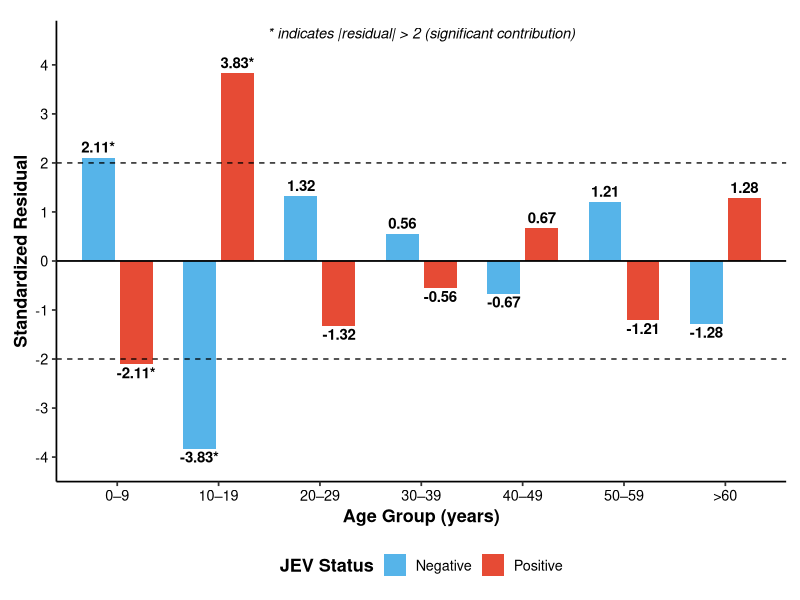

Write R code to recreate this figure.
#===============================================================================
# STANDARDIZED RESIDUAL PLOT 
#===============================================================================

library(ggplot2)
library(dplyr)
library(tidyr)

#-------------------------------------------------------------------------------
# 1. DATA
#-------------------------------------------------------------------------------

overall <- matrix(
  c(
    499, 54,   # 0–9
    232, 55,   # 10–19
    271, 30,   # 20–29
    222, 28,   # 30–39
    196, 31,   # 40–49
    179, 19,   # 50–59
    194, 34    # >60
  ),
  nrow = 7,
  byrow = TRUE
)

rownames(overall) <- c(
  "0–9", "10–19", "20–29", "30–39",
  "40–49", "50–59", ">60"
)

colnames(overall) <- c(
  "JEV Negative",
  "JEV Positive"
)

#-------------------------------------------------------------------------------
# 2. STANDARDIZED RESIDUALS
#-------------------------------------------------------------------------------

chi_age <- chisq.test(
  overall,
  correct = FALSE
)

residual_df <- data.frame(
  Age_Group = rownames(overall),
  Negative = chi_age$stdres[, "JEV Negative"],
  Positive = chi_age$stdres[, "JEV Positive"]
)

#-------------------------------------------------------------------------------
# 3. LONG FORMAT
#-------------------------------------------------------------------------------

plot_data <- residual_df %>%
  pivot_longer(
    cols = c(Negative, Positive),
    names_to = "JEV_Status",
    values_to = "Residual"
  )

plot_data$JEV_Status <- factor(
  plot_data$JEV_Status,
  levels = c("Negative", "Positive")
)

plot_data$Age_Group <- factor(
  plot_data$Age_Group,
  levels = c(
    "0–9", "10–19", "20–29", "30–39",
    "40–49", "50–59", ">60"
  )
)

#-------------------------------------------------------------------------------
# 4. LABELS
#-------------------------------------------------------------------------------

plot_data$Label <- sprintf(
  "%.2f",
  plot_data$Residual
)

plot_data$Label <- ifelse(
  abs(plot_data$Residual) > 2,
  paste0(plot_data$Label, "*"),
  plot_data$Label
)

#-------------------------------------------------------------------------------
# 5. PLOT
#-------------------------------------------------------------------------------

p <- ggplot(
  plot_data,
  aes(
    x = Age_Group,
    y = Residual,
    fill = JEV_Status
  )
) +
  
  geom_col(
    position = position_dodge(width = 0.75),
    width = 0.65
  ) +
  
  # Zero line
  geom_hline(
    yintercept = 0,
    linewidth = 0.6
  ) +
  
  # Significance limits
  geom_hline(
    yintercept = c(-2, 2),
    linetype = "dashed",
    linewidth = 0.45
  ) +
  
  # Residual values
  geom_text(
    aes(
      label = Label,
      vjust = ifelse(
        Residual >= 0,
        -0.45,
        1.25
      )
    ),
    position = position_dodge(width = 0.75),
    size = 3.8,
    fontface = "bold"
  ) +
  
  scale_fill_manual(
    values = c(
      "Negative" = "#56B4E9",
      "Positive" = "#E64B35"
    )
  ) +
  
  scale_y_continuous(
    limits = c(-4.5, 4.9),
    breaks = seq(-4, 4, 1),
    expand = c(0, 0)
  ) +
  
  labs(
    x = "Age Group (years)",
    y = "Standardized Residual",
    fill = "JEV Status"
  ) +
  
  # Explanation positioned safely above bars
  annotate(
    "text",
    x = 4,
    y = 4.65,
    label = "* indicates |residual| > 2 (significant contribution)",
    size = 3.7,
    fontface = "italic"
  ) +
  
  theme_classic(
    base_size = 13
  ) +
  
  theme(
    axis.title = element_text(face = "bold"),
    axis.text = element_text(color = "black"),
    
    legend.title = element_text(face = "bold"),
    legend.position = "bottom",
    
    plot.margin = margin(
      t = 15,
      r = 10,
      b = 10,
      l = 10
    )
  )

print(p)
